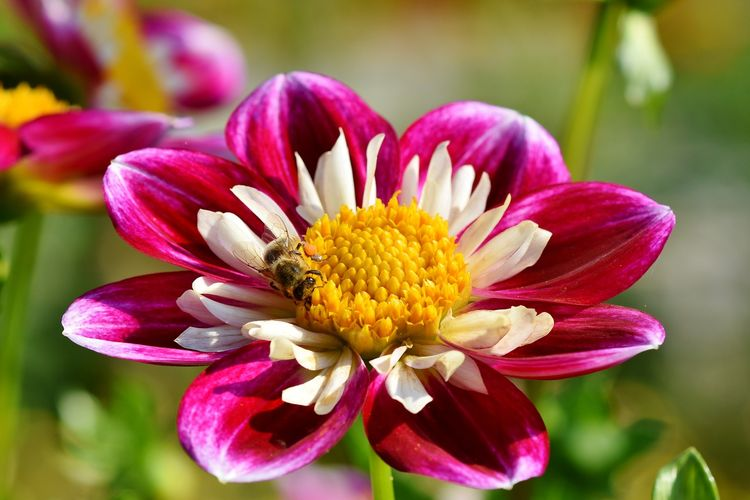
#> input picture datasets/bunga.jpg, 750 x 500 px
$ python '087 Sharpeness.py'
#> lines starting #> are read from the running program, lines starting #| are printed output that depends on the picture
import cv2
import numpy as np
import matplotlib.pyplot as plt

# img = cv2.imread("../datasets/pemandangan.jpg", 0)
img = cv2.imread("../datasets/bunga.jpg", 0)
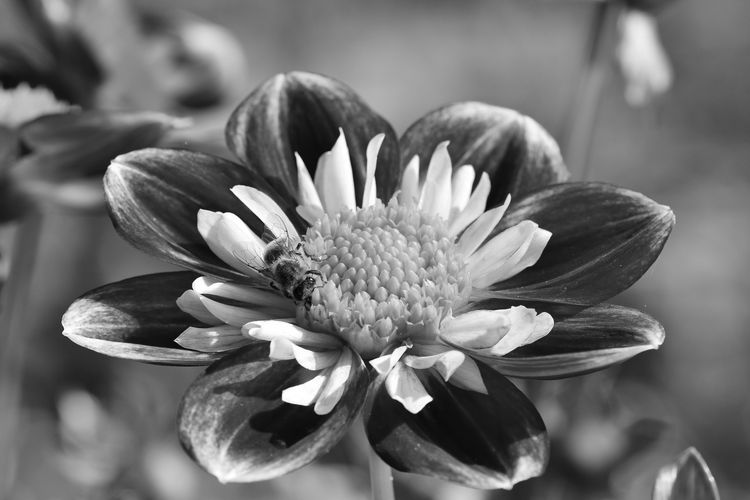
#> img: shape (500, 750); min 0, max 255, mean 111.5
kernel1 = np.ones([5, 5], np.float32)/25
img_blur = cv2.filter2D(img, -1, kernel1)
kernel2a = np.array([[1, 0, -1], [2, 0, -2], [1, 0, -1]])
kernel2b = np.transpose(kernel2a)
kernel2 = kernel2a + kernel2b
img_edge = 0.5 * cv2.filter2D(img, -1, kernel2)
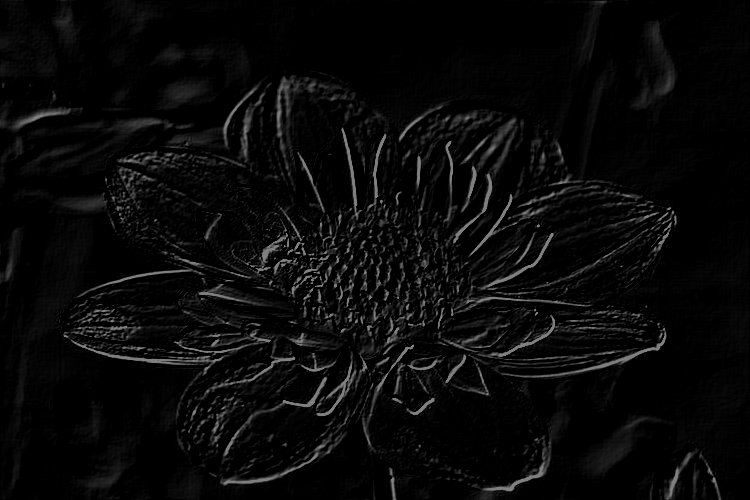
#> img_edge: shape (500, 750) float64; min 0, max 127.5, mean 9.2
img_edge = np.uint8(img_edge)
img_sharp = cv2.add(img_blur, img_edge)
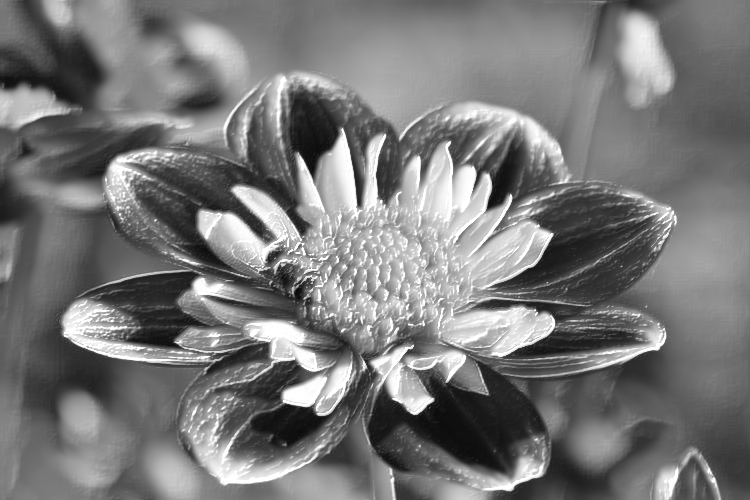
#> img_sharp: shape (500, 750); min 9, max 255, mean 120.2

plt.subplot(121)
plt.imshow(img, cmap='gray', vmin='0', vmax='255')
plt.title("Original")
plt.xticks([0]), plt.yticks([0])
plt.subplot(122)
plt.imshow(img_sharp, cmap='gray', vmin='0', vmax='255')
plt.title("Sharpeness")
plt.xticks([0]), plt.yticks([0])

plt.show()
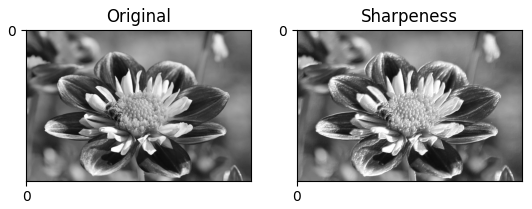
#> figure drawn by matplotlib, 2 panels
cv2.waitKey(0)
cv2.destroyAllWindows()

$ run again, with datasets/batu.jpg copied over datasets/bunga.jpg
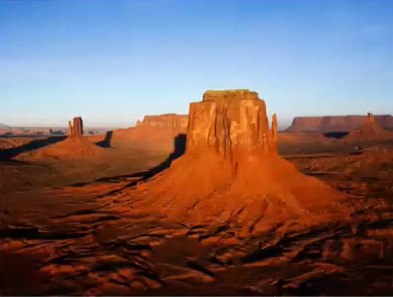
#> input picture datasets/batu.jpg, 393 x 297 px
#> `img_sharp = cv2.add(img_blur, img_edge)`:
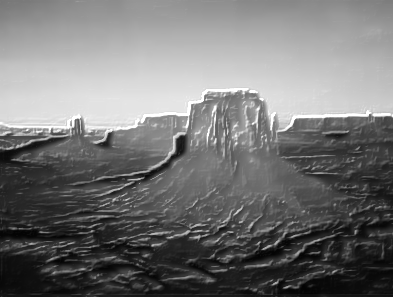
#> img_sharp: shape (297, 393); min 2, max 255, mean 116.6
#> `plt.show()`:
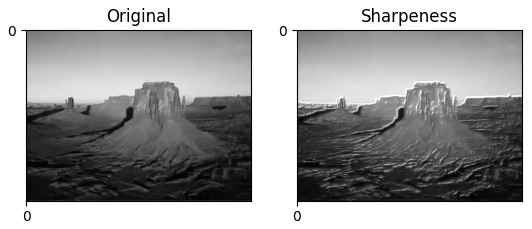
#> figure drawn by matplotlib, 2 panels

$ run again, with datasets/gambar.jpg copied over datasets/bunga.jpg
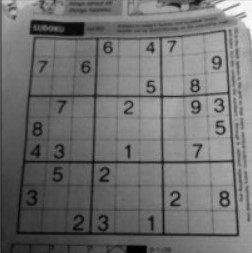
#> input picture datasets/gambar.jpg, 252 x 253 px
#> img is the input picture: shape (253, 252); min 0, max 253, mean 111.5
#> `img_edge = 0.5 * cv2.filter2D(img, -1, kernel2)`:
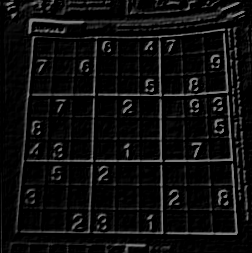
#> img_edge: shape (253, 252) float64; min 0, max 127.5, mean 14.1
#> `plt.show()`:
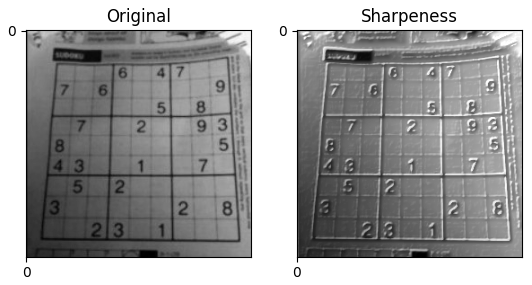
#> figure drawn by matplotlib, 2 panels
